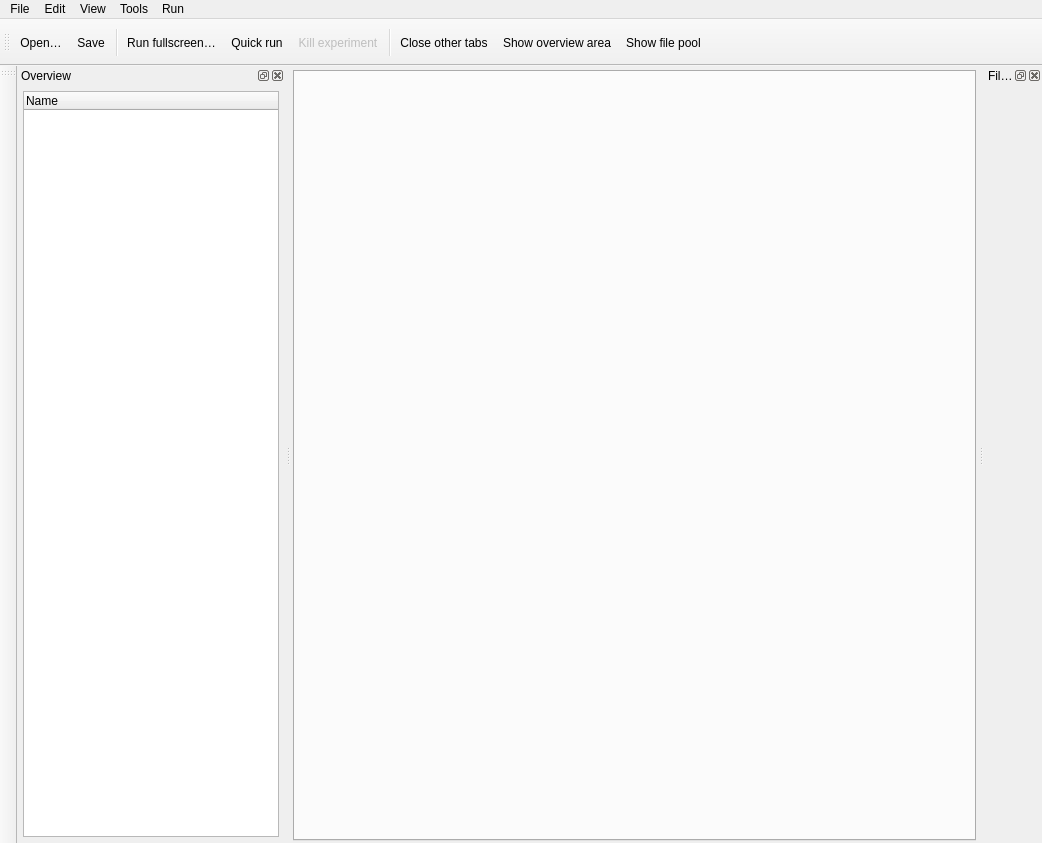
<?xml version="1.0" encoding="UTF-8"?>
<ui version="4.0">
 <class>ui_mainwindow</class>
 <widget class="QMainWindow" name="ui_mainwindow">
  <property name="geometry">
   <rect>
    <x>0</x>
    <y>0</y>
    <width>1042</width>
    <height>843</height>
   </rect>
  </property>
  <property name="windowTitle">
   <string>OpenSesame</string>
  </property>
  <property name="windowIcon">
   <iconset>
    <normaloff>:/icons/experiment.png</normaloff>:/icons/experiment.png</iconset>
  </property>
  <widget class="QWidget" name="centralwidget">
   <property name="sizePolicy">
    <sizepolicy hsizetype="MinimumExpanding" vsizetype="Preferred">
     <horstretch>0</horstretch>
     <verstretch>0</verstretch>
    </sizepolicy>
   </property>
   <layout class="QVBoxLayout" name="verticalLayout_6">
    <property name="spacing">
     <number>4</number>
    </property>
    <property name="leftMargin">
     <number>2</number>
    </property>
    <property name="topMargin">
     <number>4</number>
    </property>
    <property name="rightMargin">
     <number>2</number>
    </property>
    <property name="bottomMargin">
     <number>2</number>
    </property>
    <item>
     <widget class="tab_widget" name="tabwidget">
      <property name="sizePolicy">
       <sizepolicy hsizetype="MinimumExpanding" vsizetype="MinimumExpanding">
        <horstretch>0</horstretch>
        <verstretch>0</verstretch>
       </sizepolicy>
      </property>
      <property name="currentIndex">
       <number>-1</number>
      </property>
      <property name="tabsClosable">
       <bool>true</bool>
      </property>
      <property name="movable">
       <bool>true</bool>
      </property>
     </widget>
    </item>
   </layout>
  </widget>
  <widget class="QMenuBar" name="menubar">
   <property name="geometry">
    <rect>
     <x>0</x>
     <y>0</y>
     <width>1042</width>
     <height>22</height>
    </rect>
   </property>
   <widget class="QMenu" name="menu_file">
    <property name="title">
     <string>File</string>
    </property>
    <widget class="QMenu" name="menu_recent_files">
     <property name="title">
      <string>Recent files</string>
     </property>
     <property name="icon">
      <iconset theme="folder-recent"/>
     </property>
     <addaction name="actionDummy"/>
    </widget>
    <addaction name="action_open"/>
    <addaction name="action_save"/>
    <addaction name="action_save_as"/>
    <addaction name="separator"/>
    <addaction name="menu_recent_files"/>
    <addaction name="separator"/>
    <addaction name="action_new_window"/>
    <addaction name="separator"/>
    <addaction name="action_quit"/>
   </widget>
   <widget class="QMenu" name="menu_run">
    <property name="title">
     <string>Run</string>
    </property>
    <addaction name="action_run"/>
    <addaction name="action_run_in_window"/>
    <addaction name="action_run_quick"/>
    <addaction name="separator"/>
    <addaction name="action_enable_auto_response"/>
   </widget>
   <widget class="QMenu" name="menu_view">
    <property name="title">
     <string>View</string>
    </property>
    <addaction name="action_close_current_tab"/>
    <addaction name="action_close_all_tabs"/>
    <addaction name="action_close_other_tabs"/>
    <addaction name="action_onetabmode"/>
    <addaction name="separator"/>
    <addaction name="action_show_overview"/>
    <addaction name="action_show_pool"/>
   </widget>
   <widget class="QMenu" name="menu_tools">
    <property name="title">
     <string>Tools</string>
    </property>
    <addaction name="action_preferences"/>
   </widget>
   <widget class="QMenu" name="menu_edit">
    <property name="title">
     <string>Edit</string>
    </property>
   </widget>
   <addaction name="menu_file"/>
   <addaction name="menu_edit"/>
   <addaction name="menu_view"/>
   <addaction name="menu_tools"/>
   <addaction name="menu_run"/>
  </widget>
  <widget class="QDockWidget" name="dock_overview">
   <property name="minimumSize">
    <size>
     <width>200</width>
     <height>124</height>
    </size>
   </property>
   <property name="windowTitle">
    <string>Overview</string>
   </property>
   <attribute name="dockWidgetArea">
    <number>1</number>
   </attribute>
   <widget class="QWidget" name="dock_widget_overview">
    <layout class="QVBoxLayout" name="verticalLayout">
     <property name="spacing">
      <number>0</number>
     </property>
     <property name="leftMargin">
      <number>6</number>
     </property>
     <property name="topMargin">
      <number>6</number>
     </property>
     <property name="rightMargin">
      <number>6</number>
     </property>
     <property name="bottomMargin">
      <number>6</number>
     </property>
     <item>
      <widget class="tree_overview" name="itemtree">
       <property name="autoExpandDelay">
        <number>4</number>
       </property>
       <property name="animated">
        <bool>true</bool>
       </property>
       <column>
        <property name="text">
         <string>Name</string>
        </property>
       </column>
      </widget>
     </item>
    </layout>
   </widget>
  </widget>
  <widget class="QDockWidget" name="dock_pool">
   <property name="sizePolicy">
    <sizepolicy hsizetype="Maximum" vsizetype="Maximum">
     <horstretch>0</horstretch>
     <verstretch>0</verstretch>
    </sizepolicy>
   </property>
   <property name="windowTitle">
    <string>File pool</string>
   </property>
   <attribute name="dockWidgetArea">
    <number>2</number>
   </attribute>
   <widget class="QWidget" name="dock_pool_widget">
    <layout class="QVBoxLayout" name="verticalLayout_3">
     <property name="spacing">
      <number>0</number>
     </property>
     <property name="leftMargin">
      <number>0</number>
     </property>
     <property name="topMargin">
      <number>0</number>
     </property>
     <property name="rightMargin">
      <number>0</number>
     </property>
     <property name="bottomMargin">
      <number>0</number>
     </property>
    </layout>
   </widget>
  </widget>
  <widget class="QToolBar" name="toolbar_main">
   <property name="windowTitle">
    <string>Main toolbar</string>
   </property>
   <property name="iconSize">
    <size>
     <width>32</width>
     <height>32</height>
    </size>
   </property>
   <property name="toolButtonStyle">
    <enum>Qt::ToolButtonIconOnly</enum>
   </property>
   <property name="floatable">
    <bool>true</bool>
   </property>
   <attribute name="toolBarArea">
    <enum>TopToolBarArea</enum>
   </attribute>
   <attribute name="toolBarBreak">
    <bool>false</bool>
   </attribute>
   <addaction name="action_open"/>
   <addaction name="action_save"/>
   <addaction name="separator"/>
   <addaction name="action_run"/>
   <addaction name="action_run_quick"/>
   <addaction name="action_kill"/>
   <addaction name="separator"/>
   <addaction name="action_close_other_tabs"/>
   <addaction name="action_show_overview"/>
   <addaction name="action_show_pool"/>
   <addaction name="action_run_psyeye"/> 
  </widget>
  <widget class="toolbar_items" name="toolbar_items">
   <property name="windowTitle">
    <string>Toolbar items</string>
   </property>
   <attribute name="toolBarArea">
    <enum>LeftToolBarArea</enum>
   </attribute>
   <attribute name="toolBarBreak">
    <bool>false</bool>
   </attribute>
  </widget>
  <action name="action_open">
   <property name="icon">
    <iconset theme="document-open">
     <normaloff>.</normaloff>.</iconset>
   </property>
   <property name="text">
    <string>Open…</string>
   </property>
   <property name="toolTip">
    <string>Open…</string>
   </property>
   <property name="shortcut">
    <string>Ctrl+O</string>
   </property>
  </action>
  <action name="action_save">
   <property name="icon">
    <iconset theme="folder-download">
     <normaloff>.</normaloff>.</iconset>
   </property>
   <property name="text">
    <string>Save</string>
   </property>
   <property name="toolTip">
    <string>Save</string>
   </property>
   <property name="shortcut">
    <string>Ctrl+S</string>
   </property>
  </action>
  <action name="action_save_as">
   <property name="icon">
    <iconset>
     <normaloff>:/icons/saveas_large.png</normaloff>:/icons/saveas_large.png</iconset>
   </property>
   <property name="text">
    <string>Save as…</string>
   </property>
   <property name="toolTip">
    <string>Save as…</string>
   </property>
   <property name="shortcut">
    <string>Ctrl+Shift+S</string>
   </property>
  </action>
  <action name="action_quit">
   <property name="icon">
    <iconset>
     <normaloff>:/icons/quit_large.png</normaloff>:/icons/quit_large.png</iconset>
   </property>
   <property name="text">
    <string>Quit</string>
   </property>
   <property name="toolTip">
    <string>Quit</string>
   </property>
  </action>
  <action name="action_run">
   <property name="text">
    <string>Run fullscreen…</string>
   </property>
   <property name="toolTip">
    <string>Run fullscreen…</string>
   </property>
   <property name="shortcut">
    <string>Ctrl+R</string>
   </property>
  </action>
  <action name="action_close_all_tabs">
   <property name="icon">
    <iconset>
     <normaloff>:/icons/closeothertabs_large.png</normaloff>:/icons/closeothertabs_large.png</iconset>
   </property>
   <property name="text">
    <string>Close all tabs</string>
   </property>
   <property name="shortcut">
    <string>Ctrl+Alt+T</string>
   </property>
  </action>
  <action name="action_close_other_tabs">
   <property name="icon">
    <iconset>
     <normaloff>:/icons/close_large.png</normaloff>:/icons/close_large.png</iconset>
   </property>
   <property name="text">
    <string>Close other tabs</string>
   </property>
   <property name="toolTip">
    <string>Close other tabs</string>
   </property>
   <property name="shortcut">
    <string>Ctrl+T</string>
   </property>
  </action>
  <action name="action_run_in_window">
   <property name="text">
    <string>Run in window…</string>
   </property>
   <property name="toolTip">
    <string>Run in window…</string>
   </property>
   <property name="shortcut">
    <string>Ctrl+W</string>
   </property>
   <property name="visible">
    <bool>true</bool>
   </property>
  </action>
  <action name="action_show_pool">
   <property name="checkable">
    <bool>true</bool>
   </property>
   <property name="icon">
    <iconset>
     <normaloff>:/icons/pool_large.png</normaloff>:/icons/pool_large.png</iconset>
   </property>
   <property name="text">
    <string>Show file pool</string>
   </property>
   <property name="shortcut">
    <string>Ctrl+P</string>
   </property>
  </action>
  <action name="action_enable_auto_response">
   <property name="checkable">
    <bool>true</bool>
   </property>
   <property name="text">
    <string>Enable auto response</string>
   </property>
   <property name="visible">
    <bool>false</bool>
   </property>
  </action>
  <action name="action_preferences">
   <property name="icon">
    <iconset>
     <normaloff>:/icons/options_large.png</normaloff>:/icons/options_large.png</iconset>
   </property>
   <property name="text">
    <string>Preferences</string>
   </property>
  </action>
  <action name="actionDummy">
   <property name="text">
    <string>Dummy</string>
   </property>
  </action>
  <action name="action_show_overview">
   <property name="checkable">
    <bool>true</bool>
   </property>
   <property name="text">
    <string>Show overview area</string>
   </property>
   <property name="shortcut">
    <string>Ctrl+\</string>
   </property>
  </action>
  <action name="action_onetabmode">
   <property name="checkable">
    <bool>true</bool>
   </property>
   <property name="icon">
    <iconset>
     <normaloff>:/icons/onetabmode_large.png</normaloff>:/icons/onetabmode_large.png</iconset>
   </property>
   <property name="text">
    <string>One-tab mode</string>
   </property>
   <property name="toolTip">
    <string>One-tab mode</string>
   </property>
   <property name="visible">
    <bool>true</bool>
   </property>
  </action>
  <action name="action_run_quick">
   <property name="text">
    <string>Quick run</string>
   </property>
   <property name="toolTip">
    <string>Quick run</string>
   </property>
   <property name="shortcut">
    <string>Ctrl+Shift+W</string>
   </property>
  </action>
  <action name="action_close_current_tab">
   <property name="text">
    <string>Close current tab</string>
   </property>
   <property name="toolTip">
    <string>Close current tab</string>
   </property>
   <property name="shortcut">
    <string>Alt+T</string>
   </property>
  </action>
  <action name="action_kill">
   <property name="enabled">
    <bool>false</bool>
   </property>
   <property name="text">
    <string>Kill experiment</string>
   </property>
   <property name="toolTip">
    <string>Forcibly kill the experiment</string>
   </property>
  </action>
  <action name="action_new_window">
   <property name="icon">
    <iconset theme="document-new">
     <normaloff>.</normaloff>.</iconset>
   </property>
   <property name="text">
    <string>New window</string>
   </property>
  </action>
  <action name="action_run_psyeye">
   <property name="icon">
    <iconset theme="eyeguide">
     <normaloff>.</normaloff>.</iconset>
   </property>
  </action>
 </widget>
 <customwidgets>
  <customwidget>
   <class>tree_overview</class>
   <extends>QTreeWidget</extends>
   <header>libqtopensesame.widgets.tree_overview.h</header>
  </customwidget>
  <customwidget>
   <class>toolbar_items</class>
   <extends>QToolBar</extends>
   <header>libqtopensesame.widgets.toolbar_items.h</header>
  </customwidget>
  <customwidget>
   <class>tab_widget</class>
   <extends>QTabWidget</extends>
   <header>libqtopensesame.widgets.tab_widget.h</header>
   <container>1</container>
  </customwidget>
 </customwidgets>
 <resources/>
 <connections/>
</ui>
